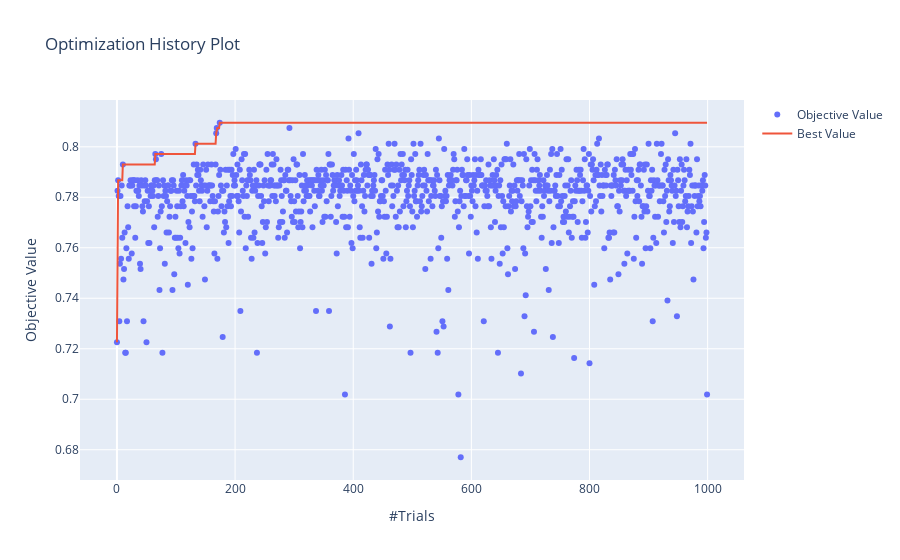

The cell this chart's notebook holds for it:
### Code cell
print('Highest Accuracy',study_dt.best_value)

plot_optimization_history(study_dt)

### Figure 1 — Plotly figure (JSON) as saved in the notebook; plotly's stock layout.template omitted (floating-point values rounded to 4 significant figures; data arrays with more than 128 entries replaced by an {"elided": "..."} marker saying what was removed)
{"data": [{"mode": "markers", "name": "Objective Value", "type": "scatter", "x": {"elided": "1000 int values"}, "y": {"elided": "1000 float values"}}, {"name": "Best Value", "type": "scatter", "x": {"elided": "1000 int values"}, "y": {"elided": "1000 float values"}}], "layout": {"title": {"text": "Optimization History Plot"}, "xaxis": {"title": {"text": "#Trials"}}, "yaxis": {"title": {"text": "Objective Value"}}}}
